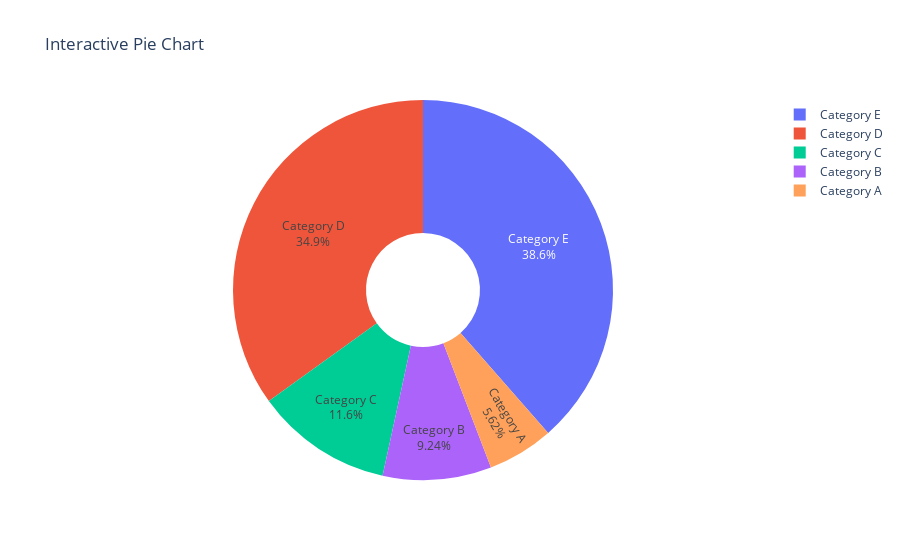

The cell this chart's notebook holds for it:
### Code cell
#question21
import plotly.graph_objects as go
import numpy as np

# Generate random data
categories = ['Category A', 'Category B', 'Category C', 'Category D', 'Category E']
values = np.random.randint(1, 100, size=len(categories))

# Create a pie chart
fig = go.Figure(data=[go.Pie(labels=categories, values=values, hole=0.3)])

# Add labels and percentages
fig.update_traces(textinfo='label+percent', textfont_size=12)

# Set the title
fig.update_layout(title='Interactive Pie Chart')

# Show the plot
fig.show()

### Figure 1 — Plotly figure (JSON) as saved in the notebook; plotly's stock layout.template omitted (floating-point values rounded to 4 significant figures)
{"data": [{"hole": 0.3, "labels": ["Category A", "Category B", "Category C", "Category D", "Category E"], "textfont": {"size": 12}, "textinfo": "label+percent", "type": "pie", "values": [14, 23, 29, 87, 96]}], "layout": {"autosize": true, "title": {"text": "Interactive Pie Chart"}}}
